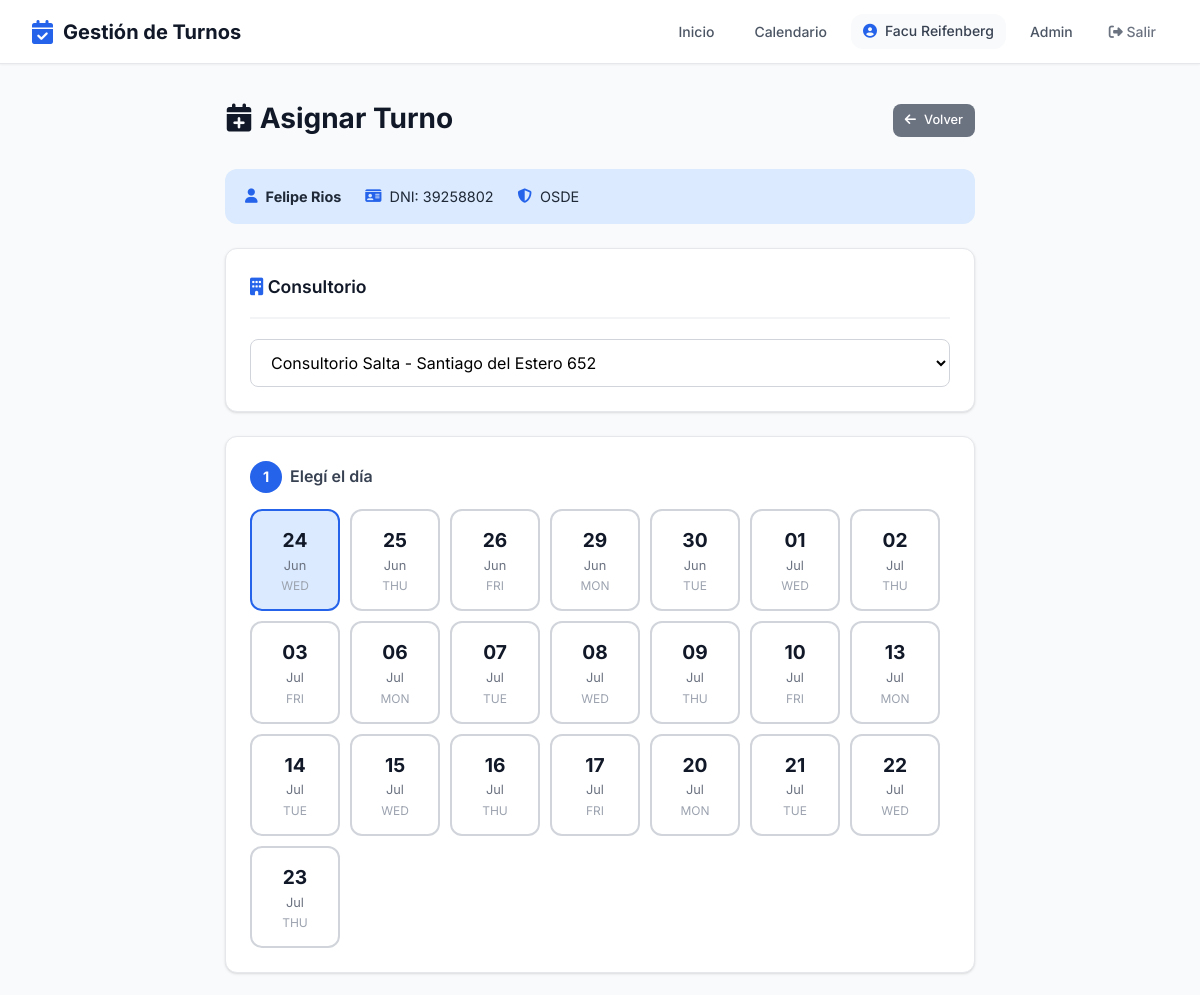
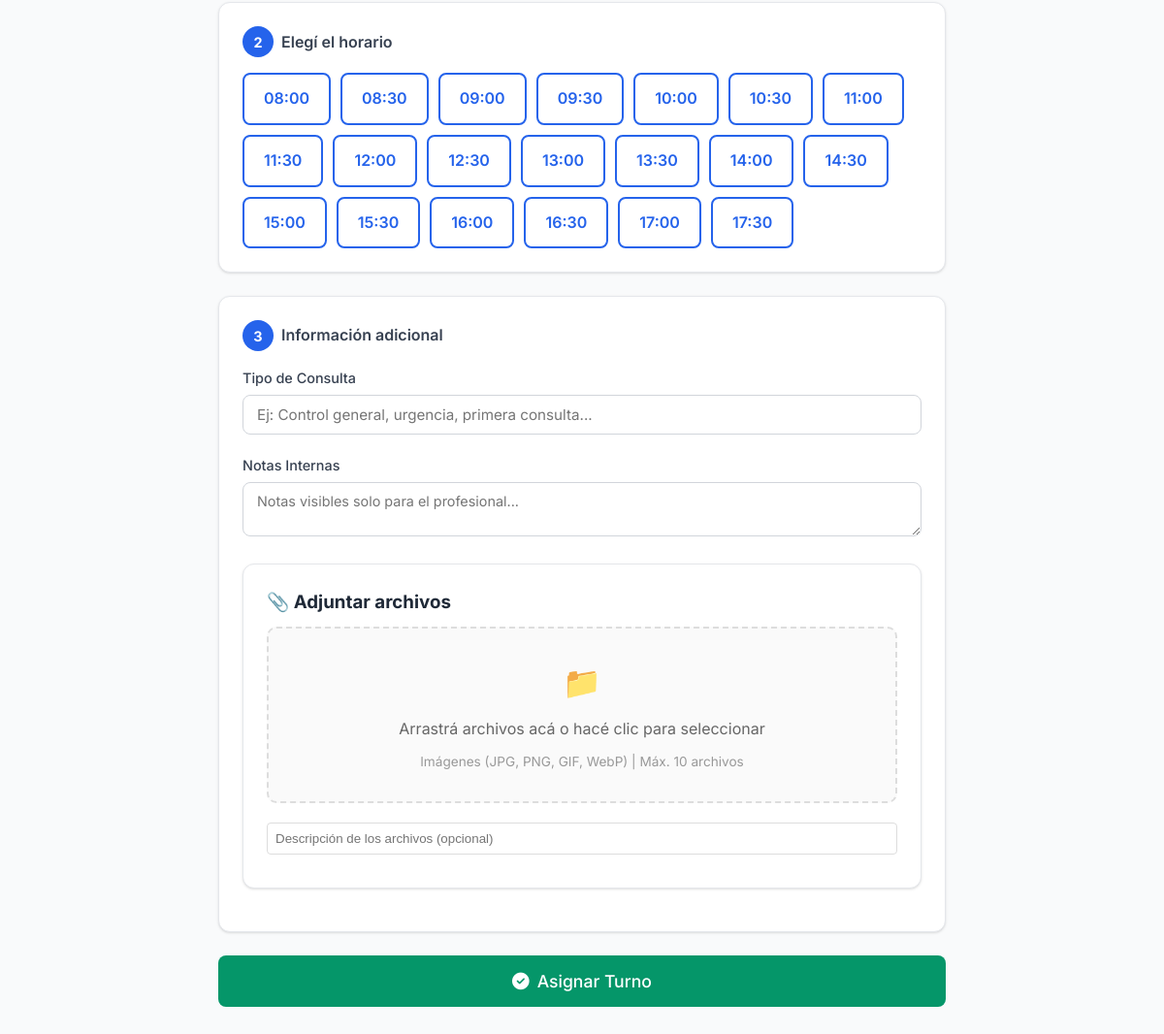
Page /profesional/asignar/27/ (signed in) on the committed database (2 pictures, top to bottom).
### usuarios/models.py (models this page shows, shortened)
class Usuario(AbstractUser):
    ROLES = [
        ('admin', 'Administrador'),
        ('profesional', 'Profesional'),
        ('secretaria', 'Secretaría'),
        ('paciente', 'Paciente'),
    ]
    rol = models.CharField(max_length=20, choices=ROLES, default='paciente')
    telefono = models.CharField(max_length=20, blank=True)
    establecimiento = models.ForeignKey(
    'establecimientos.Establecimiento',
    on_delete=models.SET_NULL,
    null=True,
    blank=True,
    verbose_name='Establecimiento'
)
    class Meta:
        verbose_name = 'Usuario'
        verbose_name_plural = 'Usuarios'

### pacientes/models.py (models this page shows, shortened)
class Paciente(Persona):
    GENEROS = [
        ('M', 'Masculino'),
        ('F', 'Femenino'),
        ('X', 'No binario'),
    ]
    usuario = models.OneToOneField(
        'usuarios.Usuario',
        on_delete=models.SET_NULL,
        null=True,
        blank=True,
        verbose_name='Usuario'
    )
    genero = models.CharField(
        max_length=1,
        choices=GENEROS,
        blank=True,
        verbose_name='Género'
    )
    direccion = models.CharField(
        max_length=200,
        blank=True,
        verbose_name='Dirección'
    )
    obra_social = models.ForeignKey(
        'obras_sociales.ObraSocial',
        on_delete=models.SET_NULL,
        null=True,
        blank=True,
        verbose_name='Obra Social'
    )
    numero_afiliado = models.CharField(
        max_length=50,
        blank=True,
        verbose_name='Número de Afiliado'
    )
    plan_obra_social = models.ForeignKey(
        'obras_sociales.Plan',
        on_delete=models.SET_NULL,
        null=True,
        blank=True,
        verbose_name='Plan'
    )
    observaciones = models.TextField(
        blank=True,
        verbose_name='Observaciones'
    )
    sesiones_autorizadas = models.IntegerField(
    null=True,
    blank=True,
    verbose_name='Sesiones Autorizadas'
    )
    sesiones_restantes = models.IntegerField(
        null=True,
        blank=True,
        verbose_name='Sesiones Restantes'
    )
    fecha_vencimiento_sesiones = models.DateField(
        null=True,
        blank=True,
        verbose_name='Vencimiento de Sesiones'
    )
    contacto_emergencia_nombre = models.CharField(
        max_length=100,
        blank=True,
        verbose_name='Contacto Emergencia - Nombre'
    )
    contacto_emergencia_telefono = models.CharField(
        max_length=20,
        blank=True,
        verbose_name='Contacto Emergencia - Teléfono'
    )
    class Meta:
        verbose_name = 'Paciente'
        verbose_name_plural = 'Pacientes'
        ordering = ['apellido', 'nombre']

### obras_sociales/models.py (models this page shows, shortened)
class ObraSocial(ModeloBase):
    nombre = models.CharField(max_length=200, verbose_name='Nombre')
    sigla = models.CharField(max_length=20, verbose_name='Sigla')
    telefono = models.CharField(max_length=20, blank=True, verbose_name='Teléfono')
    email = models.EmailField(blank=True, verbose_name='Email')
    activo = models.BooleanField(default=True, verbose_name='Activo')
    class Meta:
        verbose_name = 'Obra Social'
        verbose_name_plural = 'Obras Sociales'
        ordering = ['nombre']

### turnos_profesionales/views.py (the view, shortened to what this page needs)
# urls.py: path('asignar/<int:paciente_id>/', views.asignar_turno, name='asignar_turno'),
@login_required
def asignar_turno(request, paciente_id):
    if request.user.rol not in ['profesional', 'secretaria']:
        return redirect('home')
    if request.user.rol == 'secretaria':
        profesional_id = request.GET.get('profesional')
        if profesional_id:
            profesional = get_object_or_404(Profesional, id=profesional_id)
        else:
            profesional = Profesional.objects.filter(
                establecimientos=request.user.establecimiento, activo=True
            ).first()
    else:
        profesional = get_object_or_404(Profesional, usuario=request.user)
    if not profesional:
        messages.error(request, 'No hay profesionales disponibles.')
        return redirect('panel_secretaria' if request.user.rol == 'secretaria' else 'home')
    paciente = get_object_or_404(Paciente, id=paciente_id)
    hoy = date.today()
    dias_disponibles = []
    agenda = Agenda.objects.filter(profesional=profesional, activo=True, fecha_inicio__lte=hoy + timedelta(days=30)).first()
    max_simultaneos = agenda.pacientes_simultaneos if agenda else 1
    if agenda:
        for i in range(30):
            fecha = hoy + timedelta(days=i)
            dia_semana = fecha.weekday()
            horario = HorarioAtencion.objects.filter(agenda=agenda, dia=dia_semana).first()
            if horario:
                hora_actual = horario.hora_inicio
                slots = []
                while hora_actual < horario.hora_fin:
                    hora_fin_slot = (datetime.combine(fecha, hora_actual) + timedelta(minutes=horario.duracion_turno)).time()
                    if hora_fin_slot <= horario.hora_fin:
                        ocupados = TurnoProfesional.objects.filter(
                            profesional=profesional, fecha=fecha,
                            hora_inicio=hora_actual, estado__in=['pendiente', 'confirmado']
                        ).count()
                        if ocupados < max_simultaneos:
                            slots.append(hora_actual.strftime('%H:%M'))
                    hora_actual = hora_fin_slot
                if slots:
                    dias_disponibles.append({
                        'fecha': fecha, 'fecha_str': fecha.strftime('%Y-%m-%d'),
                        'nombre_dia': fecha.strftime('%A'), 'slots': slots
                    })
    profesionales_consultorio = None
    if request.user.rol == 'secretaria':
        profesionales_consultorio = Profesional.objects.filter(
            establecimientos=request.user.establecimiento, activo=True
        )
    return render(request, 'turnos_profesionales/asignar_turno.html', {
        'profesional': profesional, 'paciente': paciente,
        'dias_disponibles': dias_disponibles, 'hoy': hoy,
        'profesionales_consultorio': profesionales_consultorio,
        'max_simultaneos': max_simultaneos,
    })

### turnos_profesionales/templates/turnos_profesionales/asignar_turno.html (shortened to what this page needs)
{% extends 'core_app/base.html' %}
{% block content %}
<div style="max-width: 750px; margin: 0 auto;">
    <div class="flex-between mb-6">
        <div class="page-header mb-0">
            <h1><i class="fas fa-calendar-plus text-success"></i> Asignar Turno</h1>
        </div>
        <a href="{% url 'ficha_paciente' paciente.id %}" class="btn btn-secondary btn-sm">
            <i class="fas fa-arrow-left"></i> Volver
        </a>
    </div>
    <div class="paciente-info-bar">
        <div class="paciente-info-item">
            <i class="fas fa-user text-primary"></i>
            <strong>{{ paciente.nombre_completo }}</strong>
        </div>
        <div class="paciente-info-item">
            <i class="fas fa-id-card text-primary"></i>
            DNI: {{ paciente.dni }}
        </div>
        {% if paciente.obra_social %}
        <div class="paciente-info-item">
            <i class="fas fa-shield-alt text-primary"></i>
            {{ paciente.obra_social.sigla }}
        </div>
        {% endif %}
    </div>
    {% if profesional.establecimientos.count > 1 %}
    <div class="card">
        <div class="card-header">
            <h3 class="card-title">
                <i class="fas fa-building text-primary"></i> Consultorio
            </h3>
        </div>
        <select name="establecimiento" style="width: 100%; padding: 12px 16px; border: 1px solid var(--gray-300); border-radius: var(--radius); font-family: inherit; font-size: 1rem; background: white;">
            {% for est in profesional.establecimientos.all %}
                <option value="{{ est.id }}">{{ est.nombre }} - {{ est.direccion }}</option>
            {% endfor %}
        </select>
    </div>
    {% endif %}
    {% if dias_disponibles %}
        <form method="post" enctype="multipart/form-data">
            <div class="card">
                <div class="step-indicator">
                    <span class="step-number">1</span>
                    <span style="font-weight: 600; color: var(--gray-700);">Elegí el día</span>
                </div>
                <div class="day-selector">
                    {% for dia in dias_disponibles %}
                    <label class="day-option {% if forloop.first %}selected{% endif %}"
                           onclick="seleccionarDia(this, '{{ dia.fecha_str }}')">
                        <div class="day-number">{{ dia.fecha|date:"d" }}</div>
                        <div class="day-month">{{ dia.fecha|date:"M" }}</div>
                        <div class="day-name">{{ dia.nombre_dia|slice:":3" }}</div>
                    </label>
                    {% endfor %}
                </div>
            </div>
            <div class="card">
                <div class="step-indicator">
                    <span class="step-number">2</span>
                    <span style="font-weight: 600; color: var(--gray-700);">Elegí el horario</span>
                </div>
                <div id="horarios-container">
                    {% for dia in dias_disponibles %}
                    <div class="time-slots horarios-dia" data-fecha="{{ dia.fecha_str }}"
                         style="display: {% if forloop.first %}flex{% else %}none{% endif %};">
                        {% for slot in dia.slots %}
                        <label class="time-option" onclick="seleccionarHora(this)">
                            {{ slot }}
                        </label>
                        {% endfor %}
                    </div>
                    {% endfor %}
                </div>
            </div>
            <div class="card">
                <div class="step-indicator">
                    <span class="step-number">3</span>
                    <span style="font-weight: 600; color: var(--gray-700);">Información adicional</span>
                </div>
                <div style="margin-bottom: 20px;">
                    <label style="display: block; margin-bottom: 6px; font-weight: 500; color: var(--gray-700); font-size: 0.9rem;">
                        Tipo de Consulta
                    </label>
                    <input type="text" name="tipo_consulta"
                           style="width: 100%; padding: 10px 14px; border: 1px solid var(--gray-300); border-radius: var(--radius); font-family: inherit; font-size: 0.95rem; transition: border-color 0.2s;"
                           placeholder="Ej: Control general, urgencia, primera consulta..."
                           onfocus="this.style.borderColor='var(--primary)'" onblur="this.style.borderColor='var(--gray-300)'">
                </div>
                <div style="margin-bottom: 20px;">
                    <label style="display: block; margin-bottom: 6px; font-weight: 500; color: var(--gray-700); font-size: 0.9rem;">
                        Notas Internas
                    </label>
                    <textarea name="notas" rows="2"
                              style="width: 100%; padding: 10px 14px; border: 1px solid var(--gray-300); border-radius: var(--radius); font-family: inherit; font-size: 0.9rem; resize: vertical; transition: border-color 0.2s;"
                              placeholder="Notas visibles solo para el profesional..."
                              onfocus="this.style.borderColor='var(--primary)'" onblur="this.style.borderColor='var(--gray-300)'"></textarea>
                </div>
                {% include 'core_app/includes/upload_archivos.html' %}
            </div>
            <button type="submit" class="btn btn-success btn-lg" style="width: 100%; padding: 16px; font-size: 1.1rem; justify-content: center;">
                <i class="fas fa-check-circle"></i> Asignar Turno
            </button>
        </form>
    {% endif %}
</div>
{% endblock %}

### core_app/templates/core_app/base.html (shortened to what this page needs)
<!DOCTYPE html>
<html lang="es">
<head>
    <link rel="stylesheet" href="https://cdnjs.cloudflare.com/ajax/libs/font-awesome/6.4.0/css/all.min.css">
</head>
<body>
    <nav class="navbar">
        <a href="{% url 'home' %}" class="navbar-brand">
            <i class="fas fa-calendar-check"></i>
            Gestión de Turnos
        </a>
        <ul class="navbar-nav">
            <li><a href="{% url 'home' %}" class="nav-link {% if request.resolver_match.url_name == 'home' %}active{% endif %}">Inicio</a></li>
            {% if user.is_authenticated %}
                {% if user.rol == 'profesional' %}
                    <li><a href="{% url 'calendario_semanal' %}" class="nav-link">Calendario</a></li>
                {% elif user.rol == 'secretaria' %}
                    <li><a href="{% url 'panel_secretaria' %}" class="nav-link">Panel Secretaría</a></li>
                    <li><a href="{% url 'calendario_semanal' %}" class="nav-link">Calendario</a></li>
                {% endif %}
                <li>
                    <span class="nav-user">
                        <i class="fas fa-user-circle"></i>
                        {{ user.get_full_name|default:user.username }}
                    </span>
                </li>
                <li><a href="{% url 'admin:index' %}" class="nav-link">Admin</a></li>
                <li>
                    <form method="post" action="{% url 'logout' %}" style="display: inline;">
                        <button type="submit" class="btn-logout">
                            <i class="fas fa-sign-out-alt"></i> Salir
                        </button>
                    </form>
                </li>
            {% else %}
                <li><a href="{% url 'login' %}" class="btn btn-sm">Ingresar</a></li>
                <li><a href="{% url 'registro' %}" class="btn btn-success btn-sm">Registrarse</a></li>
            {% endif %}
        </ul>
    </nav>
    <div class="container">
        {% block content %}{% endblock %}
    </div>
</body>
</html>

### rows in the picture
Usuario: get_full_name "Facu Reifenberg"
Paciente: nombre_completo "Felipe Rios", dni "39258802", obra_social.sigla "OSDE"

### other values in the picture
{{ dia.fecha|date:"d" }} "24" "25" "26" "29" "30" "01" "02" "03" "06" "07" "08" "09" "10" "13" "14" "15" "16" "17" "20" "21" "22" "23"
{{ dia.fecha|date:"M" }} "Jun" "Jun" "Jun" "Jun" "Jun" "Jul" "Jul" "Jul" "Jul" "Jul" "Jul" "Jul" "Jul" "Jul" "Jul" "Jul" "Jul" "Jul" "Jul" "Jul" "Jul" "Jul"
{{ dia.nombre_dia|slice:":3" }} "WED" "THU" "FRI" "MON" "TUE" "WED" "THU" "FRI" "MON" "TUE" "WED" "THU" "FRI" "MON" "TUE" "WED" "THU" "FRI" "MON" "TUE" "WED" "THU"
{{ slot }} "08:00" "08:30" "09:00" "09:30" "10:00" "10:30" "11:00" "11:30" "12:00" "12:30" "13:00" "13:30" "14:00" "14:30" "15:00" "15:30" "16:00" "16:30" "17:00" "17:30"
form field establecimiento "Consultorio Salta - Santiago del Estero 652"
